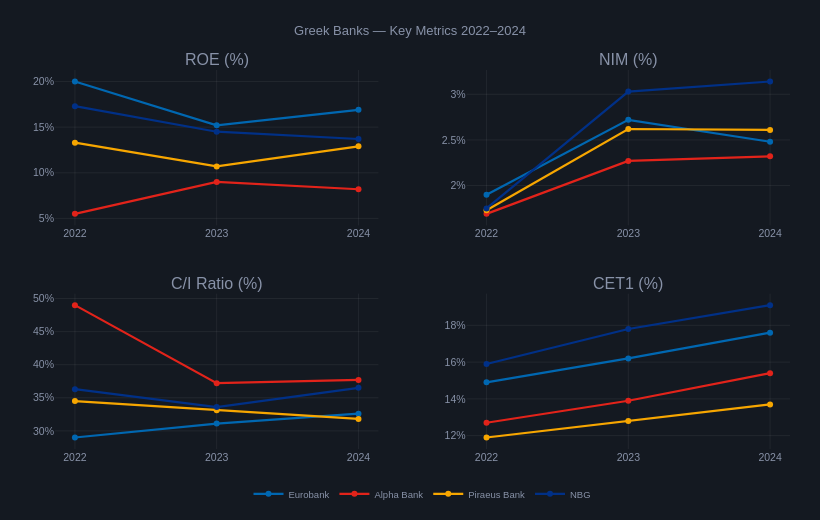

The notebook cell this image was saved under:
### Markdown cell above
## 6. Sector 3-Year KPI Evolution

### Code cell
metrics = [
    ('roe',            'ROE (%)',       '%'),
    ('nim',            'NIM (%)',       '%'),
    ('cost_to_income', 'C/I Ratio (%)', '%'),
    ('cet1',           'CET1 (%)',      '%'),
]

fig = make_subplots(rows=2, cols=2, subplot_titles=[m[1] for m in metrics],
                    vertical_spacing=0.18, horizontal_spacing=0.12)

for idx, (col, lbl, sfx) in enumerate(metrics):
    r, c = divmod(idx, 2)
    for bank in BANKS:
        bdata = kpis[kpis.bank == bank].sort_values('year')
        fig.add_trace(go.Scatter(
            x=bdata['year'], y=bdata[col],
            name=bank, legendgroup=bank,
            showlegend=(idx == 0),
            mode='lines+markers',
            line=dict(color=COLORS[bank], width=2.2),
            marker=dict(size=6, color=COLORS[bank]),
            hovertemplate=f'{bank}<br>{lbl}: %{{y:.2f}}{sfx}<extra></extra>'
        ), row=r+1, col=c+1)
    fig.update_xaxes(tickvals=[2022, 2023, 2024], row=r+1, col=c+1,
                     gridcolor='rgba(255,255,255,0.06)', zeroline=False)
    fig.update_yaxes(ticksuffix=sfx, row=r+1, col=c+1,
                     gridcolor='rgba(255,255,255,0.06)', zeroline=False)

fig.update_layout(
    paper_bgcolor='#141921', plot_bgcolor='#141921',
    font=dict(family='DM Sans, sans-serif', color='#8892a8', size=10.5),
    title=dict(text='Greek Banks — Key Metrics 2022–2024', font=dict(size=13), x=0.5),
    legend=dict(orientation='h', x=0.5, xanchor='center', y=-0.08, font=dict(size=9.5)),
    width=820, height=520,
    margin=dict(l=55, r=30, t=70, b=60)
)
fig.show()
try:
    fig.write_image('../02_Banking_Sector_Dashboard/outputs/sector_kpi_trends.png', scale=2, width=820, height=520)
except Exception:
    pass

### Figure 1 — Plotly figure (JSON) as saved in the notebook; plotly's stock layout.template omitted (floating-point values rounded to 4 significant figures)
{"data": [{"hovertemplate": "Eurobank<br>ROE (%): %{y:.2f}%<extra></extra>", "legendgroup": "Eurobank", "line": {"color": "#0067B1", "width": 2.2}, "marker": {"color": "#0067B1", "size": 6}, "mode": "lines+markers", "name": "Eurobank", "showlegend": true, "type": "scatter", "x": [2022, 2023, 2024], "xaxis": "x", "y": [20.0, 15.2, 16.9], "yaxis": "y"}, {"hovertemplate": "Alpha Bank<br>ROE (%): %{y:.2f}%<extra></extra>", "legendgroup": "Alpha Bank", "line": {"color": "#E2231A", "width": 2.2}, "marker": {"color": "#E2231A", "size": 6}, "mode": "lines+markers", "name": "Alpha Bank", "showlegend": true, "type": "scatter", "x": [2022, 2023, 2024], "xaxis": "x", "y": [5.5, 9.0, 8.2], "yaxis": "y"}, {"hovertemplate": "Piraeus Bank<br>ROE (%): %{y:.2f}%<extra></extra>", "legendgroup": "Piraeus Bank", "line": {"color": "#F7A600", "width": 2.2}, "marker": {"color": "#F7A600", "size": 6}, "mode": "lines+markers", "name": "Piraeus Bank", "showlegend": true, "type": "scatter", "x": [2022, 2023, 2024], "xaxis": "x", "y": [13.3, 10.7, 12.9], "yaxis": "y"}, {"hovertemplate": "NBG<br>ROE (%): %{y:.2f}%<extra></extra>", "legendgroup": "NBG", "line": {"color": "#003087", "width": 2.2}, "marker": {"color": "#003087", "size": 6}, "mode": "lines+markers", "name": "NBG", "showlegend": true, "type": "scatter", "x": [2022, 2023, 2024], "xaxis": "x", "y": [17.3, 14.5, 13.7], "yaxis": "y"}, {"hovertemplate": "Eurobank<br>NIM (%): %{y:.2f}%<extra></extra>", "legendgroup": "Eurobank", "line": {"color": "#0067B1", "width": 2.2}, "marker": {"color": "#0067B1", "size": 6}, "mode": "lines+markers", "name": "Eurobank", "showlegend": false, "type": "scatter", "x": [2022, 2023, 2024], "xaxis": "x2", "y": [1.9, 2.72, 2.48], "yaxis": "y2"}, {"hovertemplate": "Alpha Bank<br>NIM (%): %{y:.2f}%<extra></extra>", "legendgroup": "Alpha Bank", "line": {"color": "#E2231A", "width": 2.2}, "marker": {"color": "#E2231A", "size": 6}, "mode": "lines+markers", "name": "Alpha Bank", "showlegend": false, "type": "scatter", "x": [2022, 2023, 2024], "xaxis": "x2", "y": [1.69, 2.27, 2.32], "yaxis": "y2"}, {"hovertemplate": "Piraeus Bank<br>NIM (%): %{y:.2f}%<extra></extra>", "legendgroup": "Piraeus Bank", "line": {"color": "#F7A600", "width": 2.2}, "marker": {"color": "#F7A600", "size": 6}, "mode": "lines+markers", "name": "Piraeus Bank", "showlegend": false, "type": "scatter", "x": [2022, 2023, 2024], "xaxis": "x2", "y": [1.73, 2.62, 2.61], "yaxis": "y2"}, {"hovertemplate": "NBG<br>NIM (%): %{y:.2f}%<extra></extra>", "legendgroup": "NBG", "line": {"color": "#003087", "width": 2.2}, "marker": {"color": "#003087", "size": 6}, "mode": "lines+markers", "name": "NBG", "showlegend": false, "type": "scatter", "x": [2022, 2023, 2024], "xaxis": "x2", "y": [1.75, 3.03, 3.14], "yaxis": "y2"}, {"hovertemplate": "Eurobank<br>C/I Ratio (%): %{y:.2f}%<extra></extra>", "legendgroup": "Eurobank", "line": {"color": "#0067B1", "width": 2.2}, "marker": {"color": "#0067B1", "size": 6}, "mode": "lines+markers", "name": "Eurobank", "showlegend": false, "type": "scatter", "x": [2022, 2023, 2024], "xaxis": "x3", "y": [29.0, 31.1, 32.6], "yaxis": "y3"}, {"hovertemplate": "Alpha Bank<br>C/I Ratio (%): %{y:.2f}%<extra></extra>", "legendgroup": "Alpha Bank", "line": {"color": "#E2231A", "width": 2.2}, "marker": {"color": "#E2231A", "size": 6}, "mode": "lines+markers", "name": "Alpha Bank", "showlegend": false, "type": "scatter", "x": [2022, 2023, 2024], "xaxis": "x3", "y": [49.0, 37.2, 37.7], "yaxis": "y3"}, {"hovertemplate": "Piraeus Bank<br>C/I Ratio (%): %{y:.2f}%<extra></extra>", "legendgroup": "Piraeus Bank", "line": {"color": "#F7A600", "width": 2.2}, "marker": {"color": "#F7A600", "size": 6}, "mode": "lines+markers", "name": "Piraeus Bank", "showlegend": false, "type": "scatter", "x": [2022, 2023, 2024], "xaxis": "x3", "y": [34.5, 33.1, 31.8], "yaxis": "y3"}, {"hovertemplate": "NBG<br>C/I Ratio (%): %{y:.2f}%<extra></extra>", "legendgroup": "NBG", "line": {"color": "#003087", "width": 2.2}, "marker": {"color": "#003087", "size": 6}, "mode": "lines+markers", "name": "NBG", "showlegend": false, "type": "scatter", "x": [2022, 2023, 2024], "xaxis": "x3", "y": [36.3, 33.6, 36.5], "yaxis": "y3"}, {"hovertemplate": "Eurobank<br>CET1 (%): %{y:.2f}%<extra></extra>", "legendgroup": "Eurobank", "line": {"color": "#0067B1", "width": 2.2}, "marker": {"color": "#0067B1", "size": 6}, "mode": "lines+markers", "name": "Eurobank", "showlegend": false, "type": "scatter", "x": [2022, 2023, 2024], "xaxis": "x4", "y": [14.9, 16.2, 17.6], "yaxis": "y4"}, {"hovertemplate": "Alpha Bank<br>CET1 (%): %{y:.2f}%<extra></extra>", "legendgroup": "Alpha Bank", "line": {"color": "#E2231A", "width": 2.2}, "marker": {"color": "#E2231A", "size": 6}, "mode": "lines+markers", "name": "Alpha Bank", "showlegend": false, "type": "scatter", "x": [2022, 2023, 2024], "xaxis": "x4", "y": [12.7, 13.9, 15.4], "yaxis": "y4"}, {"hovertemplate": "Piraeus Bank<br>CET1 (%): %{y:.2f}%<extra></extra>", "legendgroup": "Piraeus Bank", "line": {"color": "#F7A600", "width": 2.2}, "marker": {"color": "#F7A600", "size": 6}, "mode": "lines+markers", "name": "Piraeus Bank", "showlegend": false, "type": "scatter", "x": [2022, 2023, 2024], "xaxis": "x4", "y": [11.9, 12.8, 13.7], "yaxis": "y4"}, {"hovertemplate": "NBG<br>CET1 (%): %{y:.2f}%<extra></extra>", "legendgroup": "NBG", "line": {"color": "#003087", "width": 2.2}, "marker": {"color": "#003087", "size": 6}, "mode": "lines+markers", "name": "NBG", "showlegend": false, "type": "scatter", "x": [2022, 2023, 2024], "xaxis": "x4", "y": [15.9, 17.8, 19.1], "yaxis": "y4"}], "layout": {"annotations": [{"font": {"size": 16}, "showarrow": false, "text": "ROE (%)", "x": 0.22, "xanchor": "center", "xref": "paper", "y": 1.0, "yanchor": "bottom", "yref": "paper"}, {"font": {"size": 16}, "showarrow": false, "text": "NIM (%)", "x": 0.78, "xanchor": "center", "xref": "paper", "y": 1.0, "yanchor": "bottom", "yref": "paper"}, {"font": {"size": 16}, "showarrow": false, "text": "C/I Ratio (%)", "x": 0.22, "xanchor": "center", "xref": "paper", "y": 0.41, "yanchor": "bottom", "yref": "paper"}, {"font": {"size": 16}, "showarrow": false, "text": "CET1 (%)", "x": 0.78, "xanchor": "center", "xref": "paper", "y": 0.41, "yanchor": "bottom", "yref": "paper"}], "font": {"color": "#8892a8", "family": "DM Sans, sans-serif", "size": 10.5}, "height": 520, "legend": {"font": {"size": 9.5}, "orientation": "h", "x": 0.5, "xanchor": "center", "y": -0.08}, "margin": {"b": 60, "l": 55, "r": 30, "t": 70}, "paper_bgcolor": "#141921", "plot_bgcolor": "#141921", "title": {"font": {"size": 13}, "text": "Greek Banks — Key Metrics 2022–2024", "x": 0.5}, "width": 820, "xaxis": {"anchor": "y", "domain": [0.0, 0.44], "gridcolor": "rgba(255,255,255,0.06)", "tickvals": [2022, 2023, 2024], "zeroline": false}, "xaxis2": {"anchor": "y2", "domain": [0.56, 1.0], "gridcolor": "rgba(255,255,255,0.06)", "tickvals": [2022, 2023, 2024], "zeroline": false}, "xaxis3": {"anchor": "y3", "domain": [0.0, 0.44], "gridcolor": "rgba(255,255,255,0.06)", "tickvals": [2022, 2023, 2024], "zeroline": false}, "xaxis4": {"anchor": "y4", "domain": [0.56, 1.0], "gridcolor": "rgba(255,255,255,0.06)", "tickvals": [2022, 2023, 2024], "zeroline": false}, "yaxis": {"anchor": "x", "domain": [0.59, 1.0], "gridcolor": "rgba(255,255,255,0.06)", "ticksuffix": "%", "zeroline": false}, "yaxis2": {"anchor": "x2", "domain": [0.59, 1.0], "gridcolor": "rgba(255,255,255,0.06)", "ticksuffix": "%", "zeroline": false}, "yaxis3": {"anchor": "x3", "domain": [0.0, 0.41], "gridcolor": "rgba(255,255,255,0.06)", "ticksuffix": "%", "zeroline": false}, "yaxis4": {"anchor": "x4", "domain": [0.0, 0.41], "gridcolor": "rgba(255,255,255,0.06)", "ticksuffix": "%", "zeroline": false}}}
